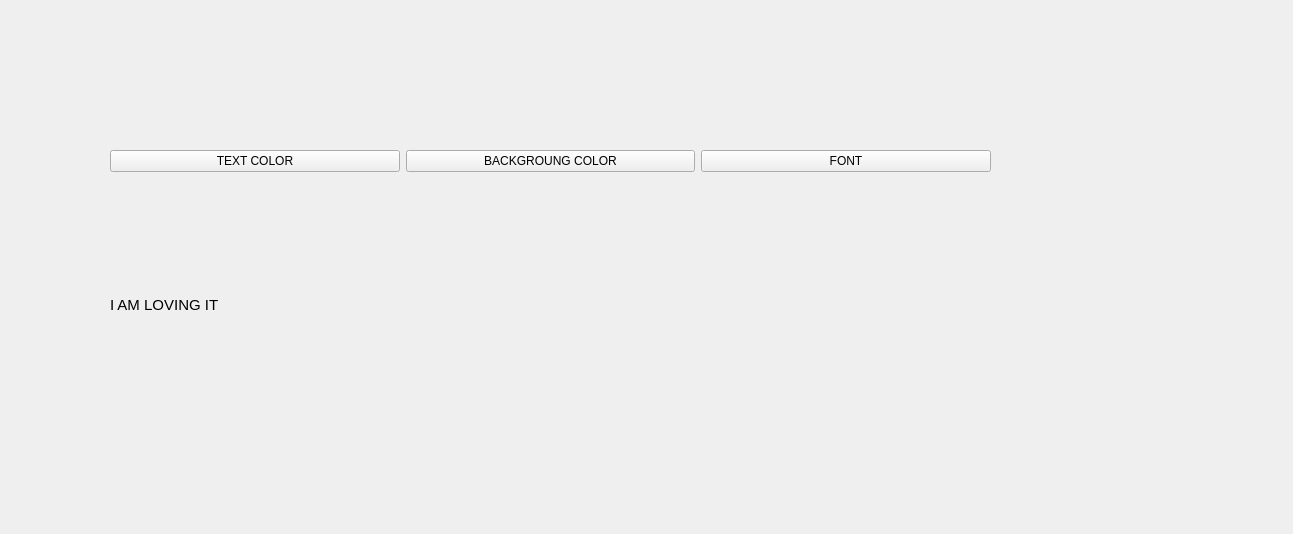
<?xml version="1.0" encoding="UTF-8"?>
<ui version="4.0">
 <class>Widget</class>
 <widget class="QWidget" name="Widget">
  <property name="geometry">
   <rect>
    <x>0</x>
    <y>0</y>
    <width>1293</width>
    <height>534</height>
   </rect>
  </property>
  <property name="windowTitle">
   <string>Widget</string>
  </property>
  <widget class="QWidget" name="">
   <property name="geometry">
    <rect>
     <x>110</x>
     <y>150</y>
     <width>881</width>
     <height>281</height>
    </rect>
   </property>
   <layout class="QVBoxLayout" name="verticalLayout">
    <item>
     <layout class="QHBoxLayout" name="horizontalLayout">
      <item>
       <widget class="QPushButton" name="pushButton_TEXTCOLOR">
        <property name="text">
         <string>TEXT COLOR</string>
        </property>
       </widget>
      </item>
      <item>
       <widget class="QPushButton" name="pushButton_BACKGROUNDCOLOR">
        <property name="text">
         <string>BACKGROUNG COLOR</string>
        </property>
       </widget>
      </item>
      <item>
       <widget class="QPushButton" name="pushButton_FONT">
        <property name="text">
         <string>FONT</string>
        </property>
       </widget>
      </item>
     </layout>
    </item>
    <item>
     <widget class="QLabel" name="label">
      <property name="font">
       <font>
        <pointsize>11</pointsize>
       </font>
      </property>
      <property name="text">
       <string>I AM LOVING IT</string>
      </property>
     </widget>
    </item>
   </layout>
  </widget>
 </widget>
 <resources/>
 <connections/>
</ui>
